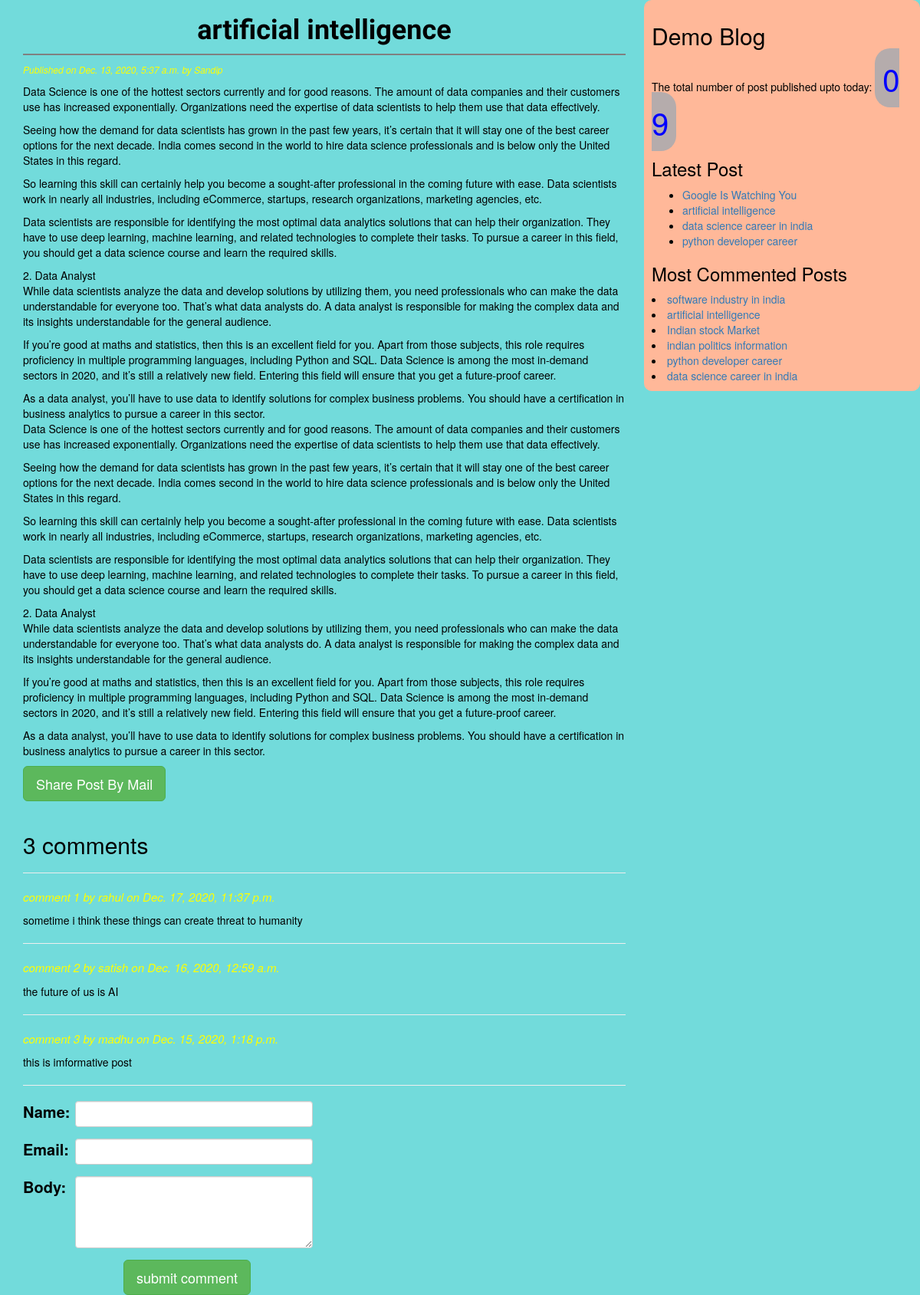
Screenshot of /2020/12/13/artificial-intelligence/ with the database file from the repository.
### blog/models.py (models this page shows, shortened)
class Post(models.Model):
    STATUS_CHOICES=(('draft','Draft'),('published','Published'))
    title=models.CharField(max_length=256)
    slug=models.SlugField(max_length=256,unique_for_date='publish')
    author=models.ForeignKey(User,on_delete=models.CASCADE,related_name='blog_posts')
    body=models.TextField()
    publish=models.DateTimeField(default=timezone.now)
    created=models.DateTimeField(auto_now_add=True)
    updated=models.DateTimeField(auto_now=True)
    status=models.CharField(max_length=10,choices=STATUS_CHOICES,default='draft')
    objects=CustomManager()
    tags=TaggableManager()
    class Meta:
        ordering=('-publish',)
    def get_absolute_url(self):
        return reverse('post_detail',
                            args=[self.publish.year,
                            self.publish.strftime('%m'),
                            self.publish.strftime('%d'),
                            self.slug])

class Comment(models.Model):
    post=models.ForeignKey(Post,on_delete=models.CASCADE,related_name='comments')
    name=models.CharField(max_length=50)
    email=models.EmailField()
    body=models.TextField()
    created=models.DateTimeField(auto_now_add=True)
    updated=models.DateTimeField(auto_now=True)
    active=models.BooleanField(default=True)
    class Meta:
        ordering=('-created',)

### blog/views.py (the view)
# urls.py: path('<int:year>/<int:month>/<int:day>/<str:post>/',views.post_detail_view,name='post_detail'),
def post_detail_view(request,year,month,day,post):
    post=get_object_or_404(Post,slug=post,
                            status='published',
                            publish__year=year,
                            publish__month=month,
                            publish__day=day)
    from blog.models import Comment
    from blog.forms import CommentForm
    comments=post.comments.filter(active=True)
    csubmit=False
    if request.method=='POST':
        form=CommentForm(request.POST)
        if form.is_valid():
            new_comment=form.save(commit=False)
            new_comment.post=post
            new_comment.save()
            csubmit=True
    else:
        form=CommentForm()
    return render(request,'blog/post_detail.html',{'post':post,'form':form,'csubmit':csubmit,'comments':comments})

### blog/forms.py
class CommentForm(forms.ModelForm):
    class Meta:
        model=Comment
        fields=('name','email','body')

### blog/models.py (called while the page is built)
    def get_queryset(self):
        return super().get_queryset().filter(status='published')

### blog/templatetags/blog_tags.py (called while the page is built)
@register.simple_tag
def total_posts():
    return Post.objects.count()

@register.inclusion_tag('blog/latest_post123.html')
def show_latest_post(count=3):
    lastest_posts=Post.objects.order_by('-publish')[0:count]
    return {'lastest_posts':lastest_posts}

@register.simple_tag
def get_most_commented_posts(count=5):
    return Post.objects.annotate(total_comments=Count('comments')).order_by('-total_comments')[:count]

### templates/blog/post_detail.html (shortened to what this page needs)
<!DOCTYPE html>
{% extends 'blog/base.html' %}
{% block body %}
  <h1>{{post.title}}</h1>
  <p id="date">Published on {{post.publish}} by {{post.author|title}} </p>
  {{post.body|linebreaks}}
  <a href="/{{post.id}}/share" class="btn btn-success btn-lg">Share Post By Mail</a><br><br>
  {% with comments.count as comment_count %}
  <h2>{{comments.count}} comment{{comment_count|pluralize}}</h2><hr>
    {%endwith%}
  {%if comments%}
 {% for comment in comments %}
 <div id='ch'>
   <p>comment {{forloop.counter}} by {{comment.name}} on {{comment.created}}</p>
 </div>
 <div class="cb">
  {{comment.body|linebreaks}}
</div><hr>
{%endfor%}
{%else%}
<h2>There is no comments yet!!!</h2>
{%endif%}
{%if csubmit%}
<h2>your comment added successfully</h2>
{%else%}
<form method="POST" class="post-form" action="">
<div class="form-group row">
  <label class="col-sm-1 col-form-label">Name:</label>
  <div class="col-sm-5">
    <input type="text" name="name" class="form-control">
  </div>
</div>
<div class="form-group row">
  <label class="col-sm-1 col-form-label">Email:</label>
  <div class="col-sm-5">
    <input type="email" name="email" class="form-control">
  </div>
</div>
<div class="form-group row">
  <label class="col-sm-1 col-form-label" for="inputEmail3" >Body:</label>
  <div class="col-sm-5">
    <textarea id="inputEmail3" name="body" rows="4" cols="50" class="form-control" ></textarea>
  </div>
</div>
  <div>
    <label class="col-sm-2 col-form-label"></label>
    <input type="submit" name="" value="submit comment" class="btn btn-success btn-lg">
  </div>
</form>
{%endif%}
{% endblock %}

### templates/blog/base.html (shortened to what this page needs)
<!DOCTYPE html>
{% load static %}
{% load blog_tags %}
<html lang="en" dir="ltr">
  <head>
    <link rel="stylesheet" href="https://stackpath.bootstrapcdn.com/bootstrap/3.4.1/css/bootstrap.min.css">
    <link rel="stylesheet" href="{% static "css/blog.css" %}">
  </head>
  <body>
    <div class="content">
      {% block body %}{% endblock %}
    </div>
    <div class="sidebar">
      <h2>Demo Blog</h2>
      <p>The total number of post published upto today: <span  id='pcount'>0 {%total_posts%}</span> </p>
      <h3>Latest Post</h3>{%show_latest_post 4 %}
      <h3>Most Commented Posts</h3>
      {%get_most_commented_posts 6 as most_commented_post %}
      {%for post in most_commented_post%}
      <li><a href="{{post.get_absolute_url}}">{{post.title}}</a></li>
      {%endfor%}
    </div>
  </body>
</html>

### templates/blog/latest_post123.html
<ul>
  {%for post in lastest_posts%}
  <li><a href="{{post.get_absolute_url}}">{{post.title}}</a></li>
  {%endfor%}
</ul>

### static/css/blog.css (style rules this page uses)
.content { width:68%; float: left; padding:0 0 0 30px; }
.sidebar { width:30%; float:right; padding:10px; background:#FFB899; border-radius: 10px; }
body { background:#72DBDB; color:black; }
#date { color:yellow; font-style:italic; font-size:12px; }
h1 { text-align:center; border-bottom: 2px solid grey; font-weight:bold; color:black; padding:0 0 10px 0; font-family: 'Texturina', serif; }
h2 { color:black; }
label { font-size: 20px; }
#ch { color:yellow; font-style:italic; font-size:15px; }
#pcount { font-size:40px; color: blue; border: 2px solid inherit; border-radius: 20px; background-color:#b5acac; padding:10px; }

### rows the page displays
Post: title "artificial intelligence", publish "Dec. 13, 2020, 5:37 a.m.", author "Sandip", body "Data Science is one of the hottest sectors currently and for good reasons. The amount of data companies and their customers use has increased exponentially. Organizations need the expertise of data scientists to help them use that data effectively. Seeing how the demand for data scientists has grown in the past few years, it’s certain that it will stay one of the best career options for the next decade. India comes second in the world to hire data science professionals and is below only the United States in this regard. So learning this skill can certainly help you become a sought-after professional in the coming future with ease. Data scientists work in nearly all industries, including…"
Comment: name "rahul", created "Dec. 17, 2020, 11:37 p.m.", body "sometime i think these things can create threat to humanity"
Comment: name "satish", created "Dec. 16, 2020, 12:59 a.m.", body "the future of us is AI"
Comment: name "madhu", created "Dec. 15, 2020, 1:18 p.m.", body "this is imformative post"
Post: title "Google Is Watching You"
Post: title "data science career in india"
Post: title "python developer career"
Post: title "software industry in india"
Post: title "Indian stock Market"
Post: title "indian politics information"

### other values shown
{{ comments.count }} "3"
